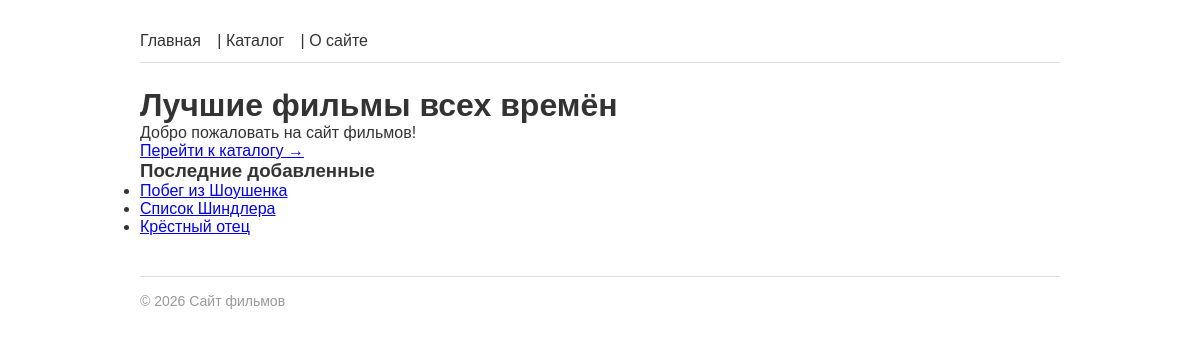
The app's page /, older data.
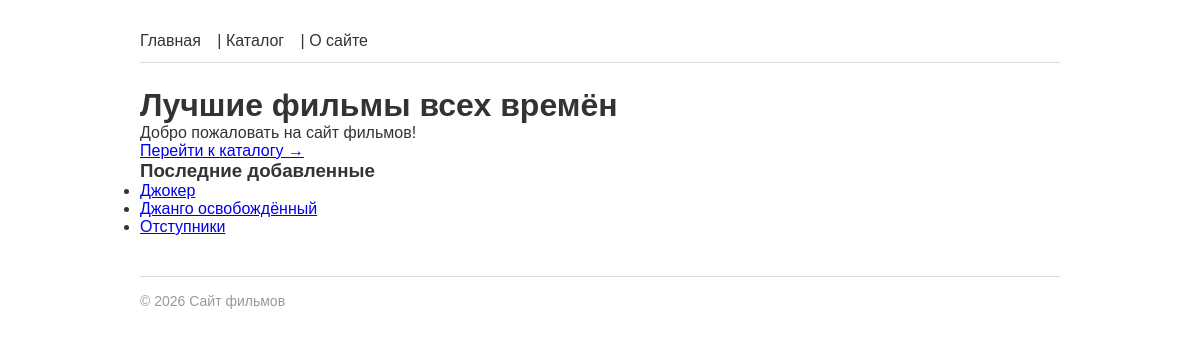
The same page, newer data.
### films/models.py (models this page shows, shortened)
class Film(models.Model):
    title = models.CharField(max_length=200, verbose_name='Название')
    year = models.PositiveIntegerField(verbose_name='Год выпуска')
    description = models.TextField(blank=True, verbose_name='Описание')
    rating = models.DecimalField(max_digits=3, decimal_places=1, default=0.0, verbose_name='Рейтинг')
    slug = models.SlugField(max_length=200, unique=True, blank=True)
    created_at = models.DateTimeField(auto_now_add=True, verbose_name='Дата добавления')
    director = models.ForeignKey(
        'Director', on_delete=models.SET_NULL, null=True, blank=True,
        related_name='films', verbose_name='Режиссёр'
    )
    genres = models.ManyToManyField('Genre', blank=True, related_name='films', verbose_name='Жанры')
    actors = models.ManyToManyField('Actor', blank=True, related_name='films', verbose_name='Актёры')
    objects = FilmManager()
    class Meta:
        ordering = ['-year']
        verbose_name = 'Фильм'
        verbose_name_plural = 'Фильмы'
    def get_absolute_url(self):
        return reverse('films:film_detail', kwargs={'slug': self.slug})

### films/views.py (the view)
# urls.py: path('', views.index, name='index'),
def index(request):
    context = {
        'title': 'Лучшие фильмы всех времён',
    }
    return render(request, 'films/index.html', context)

### films/models.py (called while the page is built)
    def recent(self, count=5):
        return self.order_by('-created_at')[:count]

### films/templatetags/film_tags.py (called while the page is built)
@register.simple_tag
def current_year():
    return datetime.date.today().year

@register.inclusion_tag('films/includes/latest_films.html')
def latest_films(count=3):
    films = Film.objects.recent(count)
    return {'films': films}

### films/templates/films/index.html (shortened to what this page needs)
{% extends 'base.html' %}
{% block content %}
    <h1>{{ title }}</h1>
    <p>Добро пожаловать на сайт фильмов!</p>
    <a href="{% url 'films:film_list' %}">Перейти к каталогу →</a>
{% endblock %}

### films/templates/films/includes/latest_films.html
{% load film_tags %}
<div class="latest-films">
    <h3>Последние добавленные</h3>
    <ul>
    {% for film in films %}
        <li><a href="{{ film.get_absolute_url }}">{{ film.title }}</a></li>
    {% empty %}
        <li>Фильмов пока нет.</li>
    {% endfor %}
    </ul>
</div>

Row changes from the older to the newer data that the page shows:
removed Film: title "Побег из Шоушенка"
removed Film: title "Список Шиндлера"
removed Film: title "Крёстный отец"
added Film: title "Джокер"
added Film: title "Джанго освобождённый"
added Film: title "Отступники"
